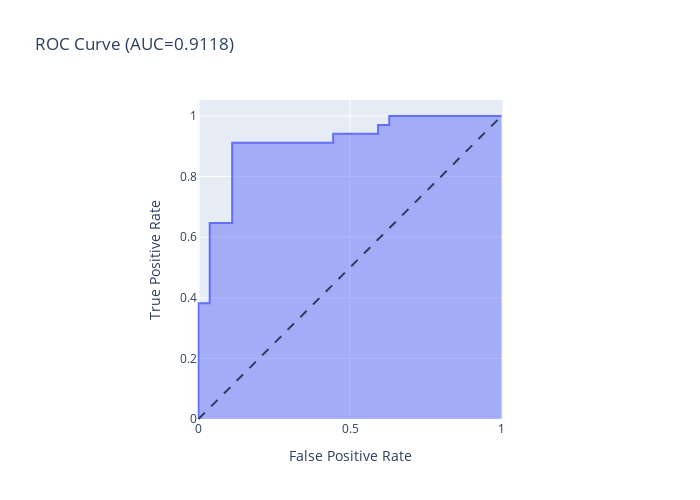

The cell this chart's notebook holds for it:
### Code cell
# With the Confusion Matrix Graph done, the next step for evaluation is to graph out a Received Operator Characteristic (ROC) curve graph
# The logic, is with the Confusion Matrix Graph helped in making sure our Postivie predictions were high than Negative
# The ROC Curve graph will also aid in analyzing the difference between the Positive predictions
# I will also calculate the Area Under the Curve value (AUC)

# For this I will be using the ROC_Curve_Graph function I created earlier 
# The only parameters I will need will be the X_test and y_test values

ROC_Curve_Graph(X_test,y_test)

### Figure 1 — Plotly figure (JSON) as saved in the notebook; plotly's stock layout.template omitted (floating-point values rounded to 4 significant figures)
{"data": [{"fillpattern": {"shape": ""}, "hovertemplate": "False Positive Rate=%{x}<br>True Positive Rate=%{y}<extra></extra>", "legendgroup": "", "line": {"color": "#636efa"}, "marker": {"symbol": "circle"}, "mode": "lines", "name": "", "orientation": "v", "showlegend": false, "stackgroup": "1", "type": "scatter", "x": [0, 0, 0, 0.03704, 0.03704, 0.1111, 0.1111, 0.4444, 0.4444, 0.5926, 0.5926, 0.6296, 0.6296, 1], "xaxis": "x", "y": [0, 0.02941, 0.3824, 0.3824, 0.6471, 0.6471, 0.9118, 0.9118, 0.9412, 0.9412, 0.9706, 0.9706, 1, 1], "yaxis": "y"}], "layout": {"height": 500, "legend": {"tracegroupgap": 0}, "shapes": [{"line": {"dash": "dash"}, "type": "line", "x0": 0, "x1": 1, "y0": 0, "y1": 1}], "title": {"text": "ROC Curve (AUC=0.9118)"}, "width": 700, "xaxis": {"anchor": "y", "constrain": "domain", "domain": [0, 1], "title": {"text": "False Positive Rate"}}, "yaxis": {"anchor": "x", "domain": [0, 1], "scaleanchor": "x", "scaleratio": 1, "title": {"text": "True Positive Rate"}}}}
